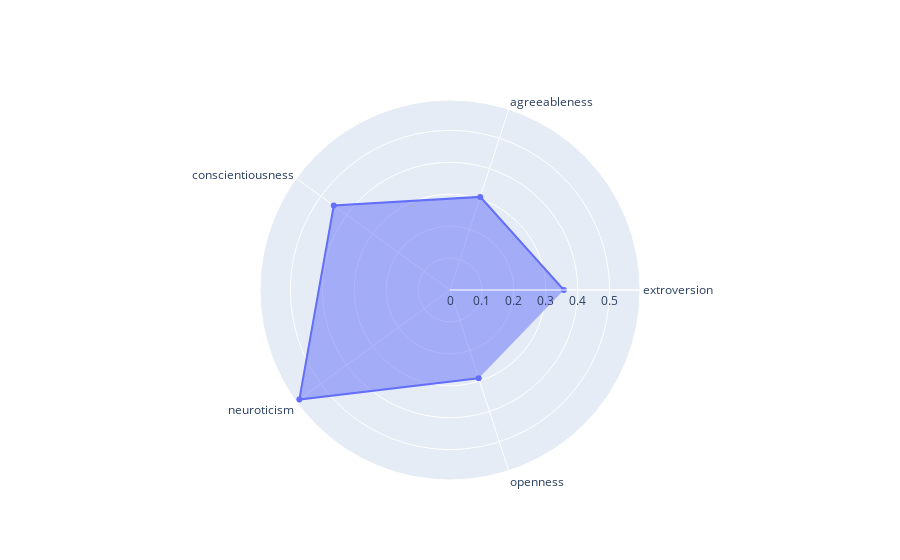
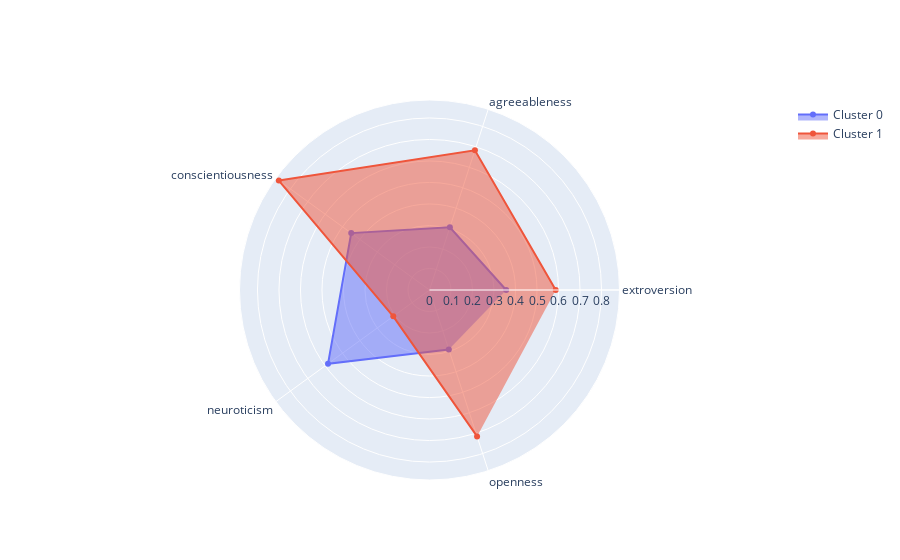
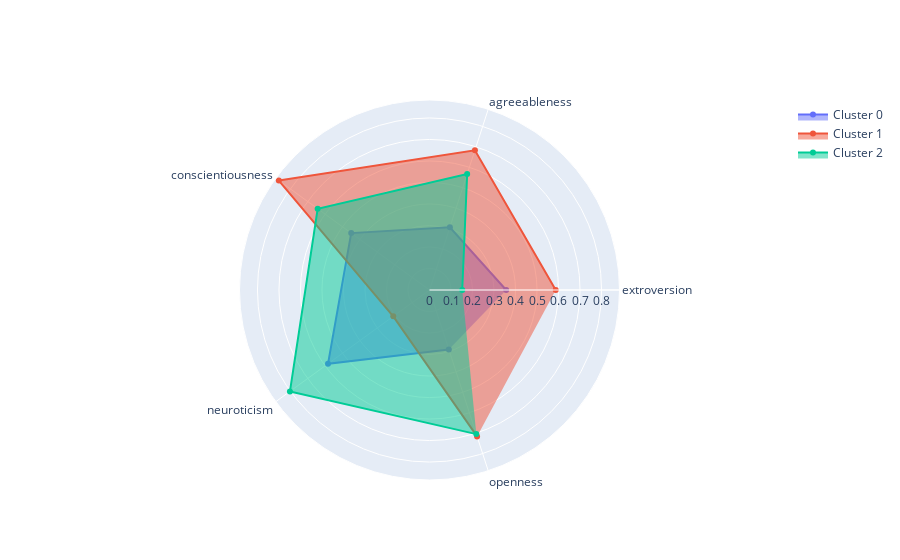
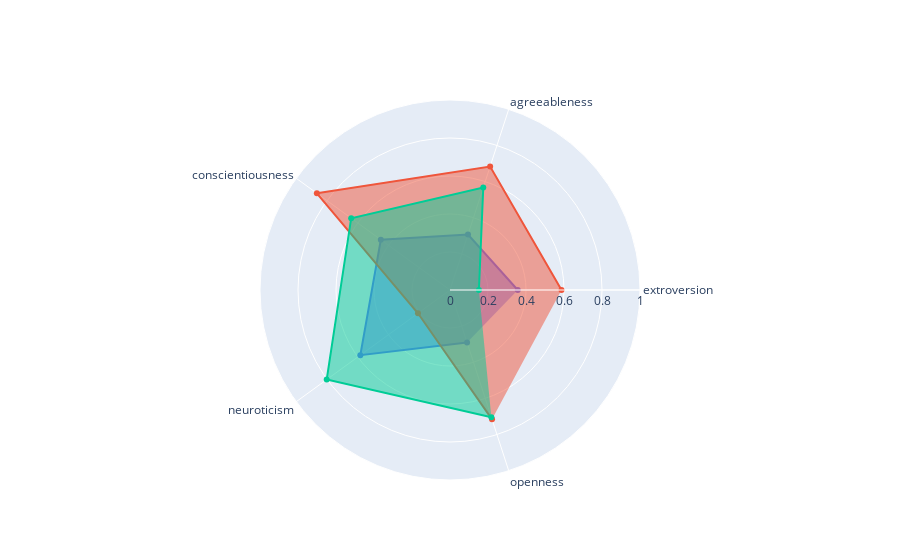

Notebook code for these charts, in order:
### Code cell
categories = scaled_data_sums.columns[:-1]

fig = go.Figure()

fig.add_trace(go.Scatterpolar(
      r=list(scaled_data_sums[scaled_data_sums['clusters'] == 0].mean()),
      theta=categories,
      fill='toself',
      name='Cluster 0'
))
fig.add_trace(go.Scatterpolar(
      r=list(scaled_data_sums[scaled_data_sums['clusters'] == 1].mean()),
      theta=categories,
      fill='toself',
      name='Cluster 1'  
))
fig.add_trace(go.Scatterpolar(
      r=list(scaled_data_sums[scaled_data_sums['clusters'] == 2].mean()),
      theta=categories,
      fill='toself',
      name='Cluster 2'
))

fig.update_layout(
  polar=dict(
    radialaxis=dict(
      visible=True,
      range=[0, 1]
    )),
  showlegend=False
)

fig.show()

### Figure 1 — Plotly figure (JSON) as saved in the notebook; plotly's stock layout.template omitted (floating-point values rounded to 4 significant figures)
{"data": [{"fill": "toself", "name": "Cluster 0", "r": [0.3565, 0.3067, 0.45, 0.5833, 0.2909, 0], "theta": ["extroversion", "agreeableness", "conscientiousness", "neuroticism", "openness"], "type": "scatterpolar"}], "layout": {}}

### Figure 2 — Plotly figure (JSON) as saved in the notebook; plotly's stock layout.template omitted (floating-point values rounded to 4 significant figures)
{"data": [{"fill": "toself", "name": "Cluster 0", "r": [0.3565, 0.3067, 0.45, 0.5833, 0.2909, 0], "theta": ["extroversion", "agreeableness", "conscientiousness", "neuroticism", "openness"], "type": "scatterpolar"}, {"fill": "toself", "name": "Cluster 1", "r": [0.587, 0.6833, 0.8661, 0.2083, 0.7159, 1], "theta": ["extroversion", "agreeableness", "conscientiousness", "neuroticism", "openness"], "type": "scatterpolar"}], "layout": {}}

### Figure 3 — Plotly figure (JSON) as saved in the notebook; plotly's stock layout.template omitted (floating-point values rounded to 4 significant figures)
{"data": [{"fill": "toself", "name": "Cluster 0", "r": [0.3565, 0.3067, 0.45, 0.5833, 0.2909, 0], "theta": ["extroversion", "agreeableness", "conscientiousness", "neuroticism", "openness"], "type": "scatterpolar"}, {"fill": "toself", "name": "Cluster 1", "r": [0.587, 0.6833, 0.8661, 0.2083, 0.7159, 1], "theta": ["extroversion", "agreeableness", "conscientiousness", "neuroticism", "openness"], "type": "scatterpolar"}, {"fill": "toself", "name": "Cluster 2", "r": [0.1522, 0.5667, 0.6429, 0.8021, 0.7045, 2], "theta": ["extroversion", "agreeableness", "conscientiousness", "neuroticism", "openness"], "type": "scatterpolar"}], "layout": {}}

### Figure 4 — Plotly figure (JSON) as saved in the notebook; plotly's stock layout.template omitted (floating-point values rounded to 4 significant figures)
{"data": [{"fill": "toself", "name": "Cluster 0", "r": [0.3565, 0.3067, 0.45, 0.5833, 0.2909, 0], "theta": ["extroversion", "agreeableness", "conscientiousness", "neuroticism", "openness"], "type": "scatterpolar"}, {"fill": "toself", "name": "Cluster 1", "r": [0.587, 0.6833, 0.8661, 0.2083, 0.7159, 1], "theta": ["extroversion", "agreeableness", "conscientiousness", "neuroticism", "openness"], "type": "scatterpolar"}, {"fill": "toself", "name": "Cluster 2", "r": [0.1522, 0.5667, 0.6429, 0.8021, 0.7045, 2], "theta": ["extroversion", "agreeableness", "conscientiousness", "neuroticism", "openness"], "type": "scatterpolar"}], "layout": {"polar": {"radialaxis": {"range": [0, 1], "visible": true}}, "showlegend": false}}
